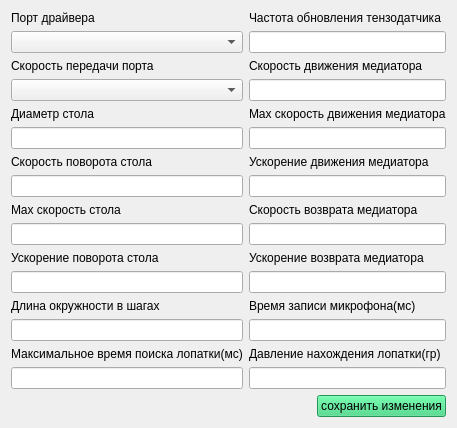
      <widget class="QWidget" name="devise_config">
       <attribute name="title">
        <string>Параметры установки</string>
       </attribute>
       <layout class="QVBoxLayout" name="verticalLayout_36">
        <item>
         <layout class="QVBoxLayout" name="verticalLayout_35">
          <item>
           <layout class="QHBoxLayout" name="horizontalLayout_10">
            <item>
             <layout class="QVBoxLayout" name="verticalLayout_34">
              <item>
               <layout class="QVBoxLayout" name="verticalLayout_21">
                <item>
                 <widget class="QLabel" name="dc_label_operating_port">
                  <property name="text">
                   <string>Порт драйвера</string>
                  </property>
                 </widget>
                </item>
                <item>
                 <widget class="QComboBox" name="dc_operating_port"/>
                </item>
               </layout>
              </item>
              <item>
               <layout class="QVBoxLayout" name="verticalLayout_22">
                <item>
                 <widget class="QLabel" name="dc_label_serial_baud_rate">
                  <property name="text">
                   <string>Скорость передачи порта</string>
                  </property>
                 </widget>
                </item>
                <item>
                 <widget class="QComboBox" name="dc_serial_baud_rate"/>
                </item>
               </layout>
              </item>
              <item>
               <layout class="QVBoxLayout" name="verticalLayout_23">
                <item>
                 <widget class="QLabel" name="dc_label_base_diameter">
                  <property name="text">
                   <string>Диаметр стола</string>
                  </property>
                 </widget>
                </item>
                <item>
                 <widget class="QLineEdit" name="dc_base_diameter">
                  <property name="text">
                   <string/>
                  </property>
                 </widget>
                </item>
               </layout>
              </item>
              <item>
               <layout class="QVBoxLayout" name="verticalLayout_24">
                <item>
                 <widget class="QLabel" name="dc_label_base_motor_speed">
                  <property name="text">
                   <string>Скорость поворота стола</string>
                  </property>
                 </widget>
                </item>
                <item>
                 <widget class="QLineEdit" name="dc_base_motor_speed">
                  <property name="text">
                   <string/>
                  </property>
                 </widget>
                </item>
               </layout>
              </item>
              <item>
               <layout class="QVBoxLayout" name="verticalLayout_25">
                <item>
                 <widget class="QLabel" name="dc_label_base_motor_max_speed">
                  <property name="text">
                   <string>Max скорость стола</string>
                  </property>
                 </widget>
                </item>
                <item>
                 <widget class="QLineEdit" name="dc_base_motor_max_speed">
                  <property name="text">
                   <string/>
                  </property>
                 </widget>
                </item>
               </layout>
              </item>
              <item>
               <layout class="QVBoxLayout" name="verticalLayout_26">
                <item>
                 <widget class="QLabel" name="dc_label_base_motor_accel">
                  <property name="text">
                   <string>Ускорение поворота стола</string>
                  </property>
                 </widget>
                </item>
                <item>
                 <widget class="QLineEdit" name="dc_base_motor_accel">
                  <property name="text">
                   <string/>
                  </property>
                 </widget>
                </item>
               </layout>
              </item>
              <item>
               <layout class="QVBoxLayout" name="verticalLayout_4">
                <item>
                 <widget class="QLabel" name="dc_circel_length_label">
                  <property name="text">
                   <string>Длина окружности в шагах</string>
                  </property>
                 </widget>
                </item>
                <item>
                 <widget class="QLineEdit" name="dc_circel_length"/>
                </item>
               </layout>
              </item>
              <item>
               <layout class="QVBoxLayout" name="verticalLayout_39">
                <item>
                 <widget class="QLabel" name="dc_search_time_label">
                  <property name="text">
                   <string>Максимальное время поиска лопатки(мс)</string>
                  </property>
                 </widget>
                </item>
                <item>
                 <widget class="QLineEdit" name="dc_search_time"/>
                </item>
               </layout>
              </item>
             </layout>
            </item>
            <item>
             <layout class="QVBoxLayout" name="verticalLayout_33">
              <item>
               <layout class="QVBoxLayout" name="verticalLayout_27">
                <item>
                 <widget class="QLabel" name="dc_label_tenzo_update_rate">
                  <property name="text">
                   <string>Частота обновления тензодатчика</string>
                  </property>
                 </widget>
                </item>
                <item>
                 <widget class="QLineEdit" name="dc_tenzo_update_rate">
                  <property name="text">
                   <string/>
                  </property>
                 </widget>
                </item>
               </layout>
              </item>
              <item>
               <layout class="QVBoxLayout" name="verticalLayout_28">
                <item>
                 <widget class="QLabel" name="dc_label_head_motor_speed">
                  <property name="text">
                   <string>Скорость движения медиатора</string>
                  </property>
                 </widget>
                </item>
                <item>
                 <widget class="QLineEdit" name="dc_head_motor_speed">
                  <property name="text">
                   <string/>
                  </property>
                 </widget>
                </item>
               </layout>
              </item>
              <item>
               <layout class="QVBoxLayout" name="verticalLayout_29">
                <item>
                 <widget class="QLabel" name="dc_label_head_motor_max_speed">
                  <property name="text">
                   <string>Max скорость движения медиатора</string>
                  </property>
                 </widget>
                </item>
                <item>
                 <widget class="QLineEdit" name="dc_head_motor_max_speed">
                  <property name="text">
                   <string/>
                  </property>
                 </widget>
                </item>
               </layout>
              </item>
              <item>
               <layout class="QVBoxLayout" name="verticalLayout_30">
                <item>
                 <widget class="QLabel" name="dc_label_head_motor_accel">
                  <property name="text">
                   <string>Ускорение движения медиатора</string>
                  </property>
                 </widget>
                </item>
                <item>
                 <widget class="QLineEdit" name="dc_head_motor_accel">
                  <property name="text">
                   <string/>
                  </property>
                 </widget>
                </item>
               </layout>
              </item>
              <item>
               <layout class="QVBoxLayout" name="verticalLayout_31">
                <item>
                 <widget class="QLabel" name="dc_label_head_motor_returning_speed">
                  <property name="text">
                   <string>Скорость возврата медиатора</string>
                  </property>
                 </widget>
                </item>
                <item>
                 <widget class="QLineEdit" name="dc_head_motor_returning_speed">
                  <property name="text">
                   <string/>
                  </property>
                 </widget>
                </item>
               </layout>
              </item>
              <item>
               <layout class="QVBoxLayout" name="verticalLayout_32">
                <item>
                 <widget class="QLabel" name="dc_label_head_motor_returning_accel">
                  <property name="text">
                   <string>Ускорение возврата медиатора</string>
                  </property>
                 </widget>
                </item>
                <item>
                 <widget class="QLineEdit" name="dc_head_motor_returning_accel">
                  <property name="text">
                   <string/>
                  </property>
                 </widget>
                </item>
               </layout>
              </item>
              <item>
               <layout class="QVBoxLayout" name="verticalLayout_38">
                <item>
                 <widget class="QLabel" name="dc_recordind_time_label">
                  <property name="text">
                   <string>Время записи микрофона(мс)</string>
                  </property>
                 </widget>
                </item>
                <item>
                 <widget class="QLineEdit" name="dc_recordind_time"/>
                </item>
               </layout>
              </item>
              <item>
               <layout class="QVBoxLayout" name="verticalLayout_40">
                <item>
                 <widget class="QLabel" name="dc_pressure_to_find_label">
                  <property name="text">
                   <string>Давление нахождения лопатки(гр)</string>
                  </property>
                 </widget>
                </item>
                <item>
                 <widget class="QLineEdit" name="dc_pressure_to_find"/>
                </item>
               </layout>
              </item>
             </layout>
            </item>
           </layout>
          </item>
          <item>
           <layout class="QHBoxLayout" name="horizontalLayout_9">
            <item>
             <spacer name="horizontalSpacer_2">
              <property name="orientation">
               <enum>Qt::Horizontal</enum>
              </property>
              <property name="sizeHint" stdset="0">
               <size>
                <width>40</width>
                <height>20</height>
               </size>
              </property>
             </spacer>
            </item>
            <item>
             <widget class="QPushButton" name="dc_save">
              <property name="palette">
               <palette>
                <active>
                 <colorrole role="WindowText">
                  <brush brushstyle="SolidPattern">
                   <color alpha="255">
                    <red>0</red>
                    <green>0</green>
                    <blue>0</blue>
                   </color>
                  </brush>
                 </colorrole>
                 <colorrole role="Button">
                  <brush brushstyle="SolidPattern">
                   <color alpha="255">
                    <red>51</red>
                    <green>209</green>
                    <blue>122</blue>
                   </color>
                  </brush>
                 </colorrole>
                 <colorrole role="Light">
                  <brush brushstyle="SolidPattern">
                   <color alpha="255">
                    <red>121</red>
                    <green>255</green>
                    <blue>181</blue>
                   </color>
                  </brush>
                 </colorrole>
                 <colorrole role="Midlight">
                  <brush brushstyle="SolidPattern">
                   <color alpha="255">
                    <red>86</red>
                    <green>232</green>
                    <blue>151</blue>
                   </color>
                  </brush>
                 </colorrole>
                 <colorrole role="Dark">
                  <brush brushstyle="SolidPattern">
                   <color alpha="255">
                    <red>25</red>
                    <green>104</green>
                    <blue>61</blue>
                   </color>
                  </brush>
                 </colorrole>
                 <colorrole role="Mid">
                  <brush brushstyle="SolidPattern">
                   <color alpha="255">
                    <red>34</red>
                    <green>139</green>
                    <blue>81</blue>
                   </color>
                  </brush>
                 </colorrole>
                 <colorrole role="Text">
                  <brush brushstyle="SolidPattern">
                   <color alpha="255">
                    <red>0</red>
                    <green>0</green>
                    <blue>0</blue>
                   </color>
                  </brush>
                 </colorrole>
                 <colorrole role="BrightText">
                  <brush brushstyle="SolidPattern">
                   <color alpha="255">
                    <red>255</red>
                    <green>255</green>
                    <blue>255</blue>
                   </color>
                  </brush>
                 </colorrole>
                 <colorrole role="ButtonText">
                  <brush brushstyle="SolidPattern">
                   <color alpha="255">
                    <red>0</red>
                    <green>0</green>
                    <blue>0</blue>
                   </color>
                  </brush>
                 </colorrole>
                 <colorrole role="Base">
                  <brush brushstyle="SolidPattern">
                   <color alpha="255">
                    <red>255</red>
                    <green>255</green>
                    <blue>255</blue>
                   </color>
                  </brush>
                 </colorrole>
                 <colorrole role="Window">
                  <brush brushstyle="SolidPattern">
                   <color alpha="255">
                    <red>51</red>
                    <green>209</green>
                    <blue>122</blue>
                   </color>
                  </brush>
                 </colorrole>
                 <colorrole role="Shadow">
                  <brush brushstyle="SolidPattern">
                   <color alpha="255">
                    <red>0</red>
                    <green>0</green>
                    <blue>0</blue>
                   </color>
                  </brush>
                 </colorrole>
                 <colorrole role="AlternateBase">
                  <brush brushstyle="SolidPattern">
                   <color alpha="255">
                    <red>153</red>
                    <green>232</green>
                    <blue>188</blue>
                   </color>
                  </brush>
                 </colorrole>
                 <colorrole role="ToolTipBase">
                  <brush brushstyle="SolidPattern">
                   <color alpha="255">
                    <red>255</red>
                    <green>255</green>
                    <blue>220</blue>
                   </color>
                  </brush>
                 </colorrole>
                 <colorrole role="ToolTipText">
                  <brush brushstyle="SolidPattern">
                   <color alpha="255">
                    <red>0</red>
                    <green>0</green>
                    <blue>0</blue>
                   </color>
                  </brush>
                 </colorrole>
                 <colorrole role="PlaceholderText">
                  <brush brushstyle="SolidPattern">
                   <color alpha="128">
                    <red>0</red>
                    <green>0</green>
                    <blue>0</blue>
                   </color>
                  </brush>
                 </colorrole>
                </active>
                <inactive>
                 <colorrole role="WindowText">
                  <brush brushstyle="SolidPattern">
                   <color alpha="255">
                    <red>0</red>
                    <green>0</green>
                    <blue>0</blue>
                   </color>
                  </brush>
                 </colorrole>
                 <colorrole role="Button">
                  <brush brushstyle="SolidPattern">
                   <color alpha="255">
                    <red>51</red>
                    <green>209</green>
                    <blue>122</blue>
                   </color>
                  </brush>
                 </colorrole>
                 <colorrole role="Light">
                  <brush brushstyle="SolidPattern">
                   <color alpha="255">
                    <red>121</red>
                    <green>255</green>
                    <blue>181</blue>
                   </color>
                  </brush>
                 </colorrole>
                 <colorrole role="Midlight">
                  <brush brushstyle="SolidPattern">
                   <color alpha="255">
                    <red>86</red>
                    <green>232</green>
                    <blue>151</blue>
                   </color>
                  </brush>
                 </colorrole>
                 <colorrole role="Dark">
                  <brush brushstyle="SolidPattern">
                   <color alpha="255">
                    <red>25</red>
                    <green>104</green>
                    <blue>61</blue>
                   </color>
                  </brush>
                 </colorrole>
                 <colorrole role="Mid">
                  <brush brushstyle="SolidPattern">
                   <color alpha="255">
                    <red>34</red>
                    <green>139</green>
                    <blue>81</blue>
                   </color>
                  </brush>
                 </colorrole>
                 <colorrole role="Text">
                  <brush brushstyle="SolidPattern">
                   <color alpha="255">
                    <red>0</red>
                    <green>0</green>
                    <blue>0</blue>
                   </color>
                  </brush>
                 </colorrole>
                 <colorrole role="BrightText">
                  <brush brushstyle="SolidPattern">
                   <color alpha="255">
                    <red>255</red>
                    <green>255</green>
                    <blue>255</blue>
                   </color>
                  </brush>
                 </colorrole>
                 <colorrole role="ButtonText">
                  <brush brushstyle="SolidPattern">
                   <color alpha="255">
                    <red>0</red>
                    <green>0</green>
                    <blue>0</blue>
                   </color>
                  </brush>
                 </colorrole>
                 <colorrole role="Base">
                  <brush brushstyle="SolidPattern">
                   <color alpha="255">
                    <red>255</red>
                    <green>255</green>
                    <blue>255</blue>
                   </color>
                  </brush>
                 </colorrole>
                 <colorrole role="Window">
                  <brush brushstyle="SolidPattern">
                   <color alpha="255">
                    <red>51</red>
                    <green>209</green>
                    <blue>122</blue>
                   </color>
                  </brush>
                 </colorrole>
                 <colorrole role="Shadow">
                  <brush brushstyle="SolidPattern">
                   <color alpha="255">
                    <red>0</red>
                    <green>0</green>
                    <blue>0</blue>
                   </color>
                  </brush>
                 </colorrole>
                 <colorrole role="AlternateBase">
                  <brush brushstyle="SolidPattern">
                   <color alpha="255">
                    <red>153</red>
                    <green>232</green>
                    <blue>188</blue>
                   </color>
                  </brush>
                 </colorrole>
                 <colorrole role="ToolTipBase">
                  <brush brushstyle="SolidPattern">
                   <color alpha="255">
                    <red>255</red>
                    <green>255</green>
                    <blue>220</blue>
                   </color>
                  </brush>
                 </colorrole>
                 <colorrole role="ToolTipText">
                  <brush brushstyle="SolidPattern">
                   <color alpha="255">
                    <red>0</red>
                    <green>0</green>
                    <blue>0</blue>
                   </color>
                  </brush>
                 </colorrole>
                 <colorrole role="PlaceholderText">
                  <brush brushstyle="SolidPattern">
                   <color alpha="128">
                    <red>0</red>
                    <green>0</green>
                    <blue>0</blue>
                   </color>
                  </brush>
                 </colorrole>
                </inactive>
                <disabled>
                 <colorrole role="WindowText">
                  <brush brushstyle="SolidPattern">
                   <color alpha="255">
                    <red>25</red>
                    <green>104</green>
                    <blue>61</blue>
                   </color>
                  </brush>
                 </colorrole>
                 <colorrole role="Button">
                  <brush brushstyle="SolidPattern">
                   <color alpha="255">
                    <red>51</red>
                    <green>209</green>
                    <blue>122</blue>
                   </color>
                  </brush>
                 </colorrole>
                 <colorrole role="Light">
                  <brush brushstyle="SolidPattern">
                   <color alpha="255">
                    <red>121</red>
                    <green>255</green>
                    <blue>181</blue>
                   </color>
                  </brush>
                 </colorrole>
                 <colorrole role="Midlight">
                  <brush brushstyle="SolidPattern">
                   <color alpha="255">
                    <red>86</red>
                    <green>232</green>
                    <blue>151</blue>
                   </color>
                  </brush>
                 </colorrole>
                 <colorrole role="Dark">
                  <brush brushstyle="SolidPattern">
                   <color alpha="255">
                    <red>25</red>
                    <green>104</green>
                    <blue>61</blue>
                   </color>
                  </brush>
                 </colorrole>
                 <colorrole role="Mid">
                  <brush brushstyle="SolidPattern">
                   <color alpha="255">
                    <red>34</red>
                    <green>139</green>
                    <blue>81</blue>
                   </color>
                  </brush>
                 </colorrole>
                 <colorrole role="Text">
                  <brush brushstyle="SolidPattern">
                   <color alpha="255">
                    <red>25</red>
                    <green>104</green>
                    <blue>61</blue>
                   </color>
                  </brush>
                 </colorrole>
                 <colorrole role="BrightText">
                  <brush brushstyle="SolidPattern">
                   <color alpha="255">
                    <red>255</red>
                    <green>255</green>
                    <blue>255</blue>
                   </color>
                  </brush>
                 </colorrole>
                 <colorrole role="ButtonText">
                  <brush brushstyle="SolidPattern">
                   <color alpha="255">
                    <red>25</red>
                    <green>104</green>
                    <blue>61</blue>
                   </color>
                  </brush>
                 </colorrole>
                 <colorrole role="Base">
                  <brush brushstyle="SolidPattern">
                   <color alpha="255">
                    <red>51</red>
                    <green>209</green>
                    <blue>122</blue>
                   </color>
                  </brush>
                 </colorrole>
                 <colorrole role="Window">
                  <brush brushstyle="SolidPattern">
                   <color alpha="255">
                    <red>51</red>
                    <green>209</green>
                    <blue>122</blue>
                   </color>
                  </brush>
                 </colorrole>
                 <colorrole role="Shadow">
                  <brush brushstyle="SolidPattern">
                   <color alpha="255">
                    <red>0</red>
                    <green>0</green>
                    <blue>0</blue>
                   </color>
                  </brush>
                 </colorrole>
                 <colorrole role="AlternateBase">
                  <brush brushstyle="SolidPattern">
                   <color alpha="255">
                    <red>51</red>
                    <green>209</green>
                    <blue>122</blue>
                   </color>
                  </brush>
                 </colorrole>
                 <colorrole role="ToolTipBase">
                  <brush brushstyle="SolidPattern">
                   <color alpha="255">
                    <red>255</red>
                    <green>255</green>
                    <blue>220</blue>
                   </color>
                  </brush>
                 </colorrole>
                 <colorrole role="ToolTipText">
                  <brush brushstyle="SolidPattern">
                   <color alpha="255">
                    <red>0</red>
                    <green>0</green>
                    <blue>0</blue>
                   </color>
                  </brush>
                 </colorrole>
                 <colorrole role="PlaceholderText">
                  <brush brushstyle="SolidPattern">
                   <color alpha="128">
                    <red>0</red>
                    <green>0</green>
                    <blue>0</blue>
                   </color>
                  </brush>
                 </colorrole>
                </disabled>
               </palette>
              </property>
              <property name="text">
               <string>сохранить изменения</string>
              </property>
             </widget>
            </item>
           </layout>
          </item>
         </layout>
        </item>
       </layout>
      </widget>
